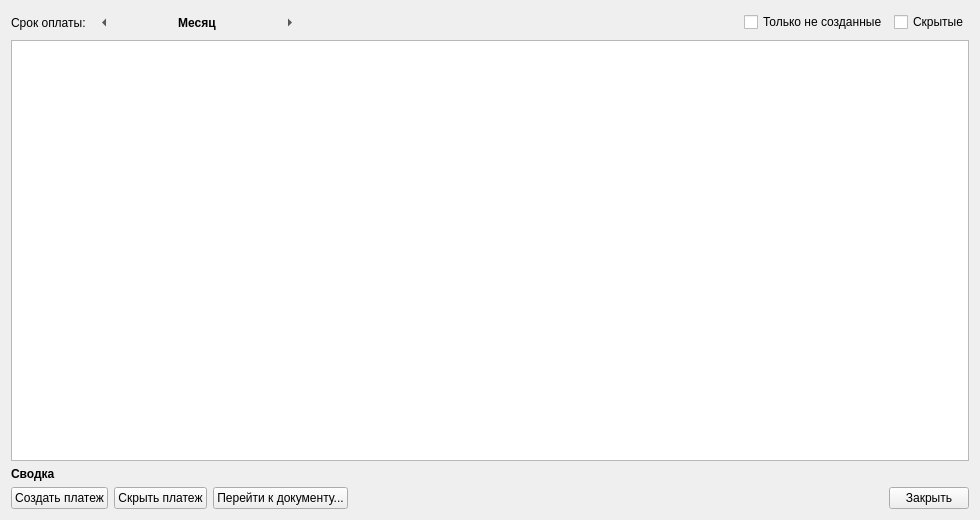
<?xml version="1.0" encoding="UTF-8"?>
<ui version="4.0">
 <class>MonthlyDialog</class>
 <widget class="QDialog" name="MonthlyDialog">
  <property name="geometry">
   <rect>
    <x>0</x>
    <y>0</y>
    <width>980</width>
    <height>520</height>
   </rect>
  </property>
  <property name="windowTitle">
   <string>Ежемесячные платежи</string>
  </property>
  <layout class="QVBoxLayout" name="verticalLayout">
   <item>
    <layout class="QHBoxLayout" name="horizontalLayout">
     <item>
      <widget class="QLabel" name="la_monthcaption">
       <property name="text">
        <string>Срок оплаты:</string>
       </property>
      </widget>
     </item>
     <item>
      <widget class="QToolButton" name="tb_prev">
       <property name="toolTip">
        <string>Предыдущий месяц (Ctrl+←)</string>
       </property>
       <property name="shortcut">
        <string>Ctrl+Left</string>
       </property>
       <property name="autoRaise">
        <bool>true</bool>
       </property>
       <property name="arrowType">
        <enum>Qt::ArrowType::LeftArrow</enum>
       </property>
      </widget>
     </item>
     <item>
      <widget class="QLabel" name="la_month">
       <property name="minimumSize">
        <size>
         <width>150</width>
         <height>0</height>
        </size>
       </property>
       <property name="styleSheet">
        <string notr="true">font-weight: bold;</string>
       </property>
       <property name="text">
        <string>Месяц</string>
       </property>
       <property name="alignment">
        <set>Qt::AlignmentFlag::AlignCenter</set>
       </property>
      </widget>
     </item>
     <item>
      <widget class="QToolButton" name="tb_next">
       <property name="toolTip">
        <string>Следующий месяц (Ctrl+→)</string>
       </property>
       <property name="shortcut">
        <string>Ctrl+Right</string>
       </property>
       <property name="autoRaise">
        <bool>true</bool>
       </property>
       <property name="arrowType">
        <enum>Qt::ArrowType::RightArrow</enum>
       </property>
      </widget>
     </item>
     <item>
      <spacer name="horizontalSpacer">
       <property name="orientation">
        <enum>Qt::Orientation::Horizontal</enum>
       </property>
       <property name="sizeHint" stdset="0">
        <size>
         <width>40</width>
         <height>20</height>
        </size>
       </property>
      </spacer>
     </item>
     <item>
      <widget class="QCheckBox" name="chb_onlymissing">
       <property name="text">
        <string>Только не созданные</string>
       </property>
      </widget>
     </item>
     <item>
      <widget class="QCheckBox" name="chb_hidden">
       <property name="toolTip">
        <string>Показать только скрытые платежи</string>
       </property>
       <property name="text">
        <string>Скрытые</string>
       </property>
      </widget>
     </item>
    </layout>
   </item>
   <item>
    <widget class="QStackedWidget" name="stk_monthly">
     <property name="currentIndex">
      <number>0</number>
     </property>
     <widget class="QWidget" name="page_table">
      <layout class="QVBoxLayout" name="verticalLayout_2">
       <property name="leftMargin">
        <number>0</number>
       </property>
       <property name="topMargin">
        <number>0</number>
       </property>
       <property name="rightMargin">
        <number>0</number>
       </property>
       <property name="bottomMargin">
        <number>0</number>
       </property>
       <item>
        <widget class="QTableWidget" name="tbl_monthly">
         <property name="editTriggers">
          <set>QAbstractItemView::EditTrigger::NoEditTriggers</set>
         </property>
         <property name="alternatingRowColors">
          <bool>true</bool>
         </property>
         <property name="selectionMode">
          <enum>QAbstractItemView::SelectionMode::SingleSelection</enum>
         </property>
         <property name="selectionBehavior">
          <enum>QAbstractItemView::SelectionBehavior::SelectRows</enum>
         </property>
         <property name="showGrid">
          <bool>false</bool>
         </property>
         <attribute name="verticalHeaderVisible">
          <bool>false</bool>
         </attribute>
        </widget>
       </item>
      </layout>
     </widget>
     <widget class="QWidget" name="page_empty">
      <layout class="QVBoxLayout" name="verticalLayout_3">
       <item>
        <widget class="QLabel" name="la_empty">
         <property name="styleSheet">
          <string notr="true">color: gray;</string>
         </property>
         <property name="text">
          <string>Пусто</string>
         </property>
         <property name="alignment">
          <set>Qt::AlignmentFlag::AlignCenter</set>
         </property>
         <property name="wordWrap">
          <bool>true</bool>
         </property>
        </widget>
       </item>
      </layout>
     </widget>
    </widget>
   </item>
   <item>
    <widget class="QLabel" name="la_summary">
     <property name="styleSheet">
      <string notr="true">font-weight: bold;</string>
     </property>
     <property name="text">
      <string>Сводка</string>
     </property>
    </widget>
   </item>
   <item>
    <layout class="QHBoxLayout" name="horizontalLayout_2">
     <item>
      <widget class="QPushButton" name="pb_create">
       <property name="toolTip">
        <string>Создать платёж за выбранный месяц или открыть уже созданный</string>
       </property>
       <property name="text">
        <string>Создать платеж</string>
       </property>
       <property name="autoDefault">
        <bool>false</bool>
       </property>
      </widget>
     </item>
     <item>
      <widget class="QPushButton" name="pb_hide">
       <property name="toolTip">
        <string>Скрыть несозданный платёж за этот месяц (запоминается на этом компьютере на год)</string>
       </property>
       <property name="text">
        <string>Скрыть платеж</string>
       </property>
       <property name="autoDefault">
        <bool>false</bool>
       </property>
      </widget>
     </item>
     <item>
      <widget class="QPushButton" name="pb_opendocument">
       <property name="toolTip">
        <string>Открыть документ договора, по которому создаётся платёж</string>
       </property>
       <property name="text">
        <string>Перейти к документу...</string>
       </property>
       <property name="autoDefault">
        <bool>false</bool>
       </property>
      </widget>
     </item>
     <item>
      <spacer name="horizontalSpacer_2">
       <property name="orientation">
        <enum>Qt::Orientation::Horizontal</enum>
       </property>
       <property name="sizeHint" stdset="0">
        <size>
         <width>40</width>
         <height>20</height>
        </size>
       </property>
      </spacer>
     </item>
     <item>
      <widget class="QPushButton" name="pb_close">
       <property name="text">
        <string>Закрыть</string>
       </property>
       <property name="autoDefault">
        <bool>false</bool>
       </property>
      </widget>
     </item>
    </layout>
   </item>
  </layout>
 </widget>
 <tabstops>
  <tabstop>tb_prev</tabstop>
  <tabstop>tb_next</tabstop>
  <tabstop>chb_onlymissing</tabstop>
  <tabstop>chb_hidden</tabstop>
  <tabstop>tbl_monthly</tabstop>
  <tabstop>pb_create</tabstop>
  <tabstop>pb_hide</tabstop>
  <tabstop>pb_opendocument</tabstop>
  <tabstop>pb_close</tabstop>
 </tabstops>
 <resources/>
 <connections/>
</ui>
